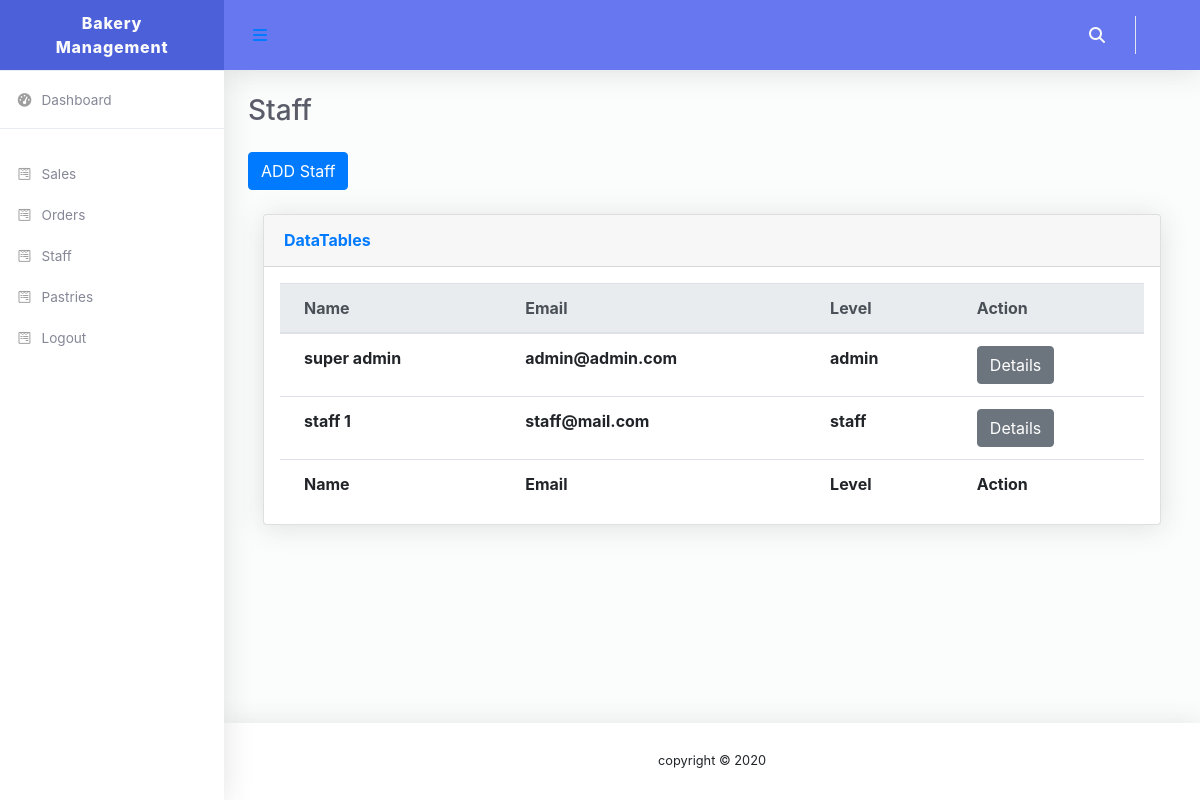
The app's page /admin/staff.php with its own data.
### tables this page shows
CREATE TABLE IF NOT EXISTS `users` (
  `id` int(11) NOT NULL AUTO_INCREMENT,
  `name` varchar(255) NOT NULL,
  `level` enum('admin','staff') NOT NULL DEFAULT 'staff',
  `email` varchar(255) NOT NULL,
  `password` text NOT NULL,
  `created_at` datetime NOT NULL DEFAULT CURRENT_TIMESTAMP,
  PRIMARY KEY (`id`)
);

### admin/staff.php (the view, shortened to what this page needs)
<?php
  require '../db.php';
  $sql1 = 'SELECT * FROM `users`';
  $sth1 = $pdo->prepare($sql1);
  $sth1->execute();
  $users = $sth1->fetchAll();
 ?>
<!DOCTYPE html>
<html lang="en">
<?php include_once 'admin_head.php'; ?>
<body id="page-top">
  <div id="wrapper">
    <?php include_once 'admin_side.php'; ?>
    <div id="content-wrapper" class="d-flex flex-column">
      <div id="content">
        <?php include_once 'admin_top.php'; ?>
        <div class="container-fluid" id="container-wrapper">
          <div class="d-sm-flex align-items-center justify-content-between mb-4">
            <h1 class="h3 mb-0 text-gray-800">Staff</h1>
          </div>
          <div class="conatiner">
            <a href="add_staff.php" class="btn btn-primary mb-4">
              ADD Staff
            </a>
            </div>
            <div class="col-lg-12">
              <div class="card mb-4">
                <div class="card-header py-3 d-flex flex-row align-items-center justify-content-between">
                  <h6 class="m-0 font-weight-bold text-primary">DataTables</h6>
                </div>
                <div class="table-responsive p-3">
                  <table class="table align-items-center table-flush" id="dataTable">
                    <thead class="thead-light">
                      <tr>
                        <th>Name</th>
                        <th>Email</th>
                        <th>Level</th>
                        <th>Action</th>
                      </tr>
                    </thead>
                    <tfoot>
                      <tr>
                        <th>Name</th>
                        <th>Email</th>
                        <th>Level</th>
                        <th>Action</th>
                      </tr>
                    </tfoot>
                    <tbody>
                      <?php foreach ($users as $user): ?>
                      <tr>
                          <th><?php echo $user['name']; ?></th>
                          <th><?php echo $user['email']; ?></th>
                          <th><?php echo $user['level']; ?></th>
                        <th>
                              <a href="user_details.php?oid=<?php echo $user['id']; ?>" class="btn btn-secondary">Details</a>
                        </th>
                      </tr>
                      <?php endforeach ;?>
                    </tbody>
                  </table>
                </div>
              </div>
            </div>
        </div>
      </div>
      <?php include_once 'admin_footer.php'; ?>
</body>
</html>

### records on screen
users: name "super admin", email "admin@admin.com", level "admin"
users: name "staff 1", email "staff@mail.com", level "staff"
